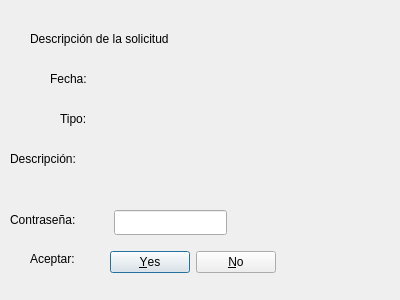
<?xml version="1.0" encoding="UTF-8"?>
<ui version="4.0">
 <class>request_description</class>
 <widget class="QDialog" name="request_description">
  <property name="geometry">
   <rect>
    <x>0</x>
    <y>0</y>
    <width>400</width>
    <height>300</height>
   </rect>
  </property>
  <property name="windowTitle">
   <string>Dialog</string>
  </property>
  <widget class="QLabel" name="label">
   <property name="geometry">
    <rect>
     <x>30</x>
     <y>30</y>
     <width>291</width>
     <height>17</height>
    </rect>
   </property>
   <property name="text">
    <string>Descripción de la solicitud</string>
   </property>
  </widget>
  <widget class="QLabel" name="label_3">
   <property name="geometry">
    <rect>
     <x>60</x>
     <y>110</y>
     <width>41</width>
     <height>17</height>
    </rect>
   </property>
   <property name="text">
    <string>Tipo:</string>
   </property>
  </widget>
  <widget class="QLabel" name="label_fecha">
   <property name="geometry">
    <rect>
     <x>120</x>
     <y>70</y>
     <width>211</width>
     <height>17</height>
    </rect>
   </property>
   <property name="text">
    <string/>
   </property>
  </widget>
  <widget class="QLabel" name="label_4">
   <property name="geometry">
    <rect>
     <x>10</x>
     <y>150</y>
     <width>91</width>
     <height>17</height>
    </rect>
   </property>
   <property name="text">
    <string>Descripción:</string>
   </property>
  </widget>
  <widget class="QLabel" name="label_tipo">
   <property name="geometry">
    <rect>
     <x>120</x>
     <y>110</y>
     <width>211</width>
     <height>17</height>
    </rect>
   </property>
   <property name="text">
    <string/>
   </property>
  </widget>
  <widget class="QLabel" name="label_descripcion">
   <property name="geometry">
    <rect>
     <x>130</x>
     <y>150</y>
     <width>211</width>
     <height>17</height>
    </rect>
   </property>
   <property name="text">
    <string/>
   </property>
  </widget>
  <widget class="QDialogButtonBox" name="buttonBox">
   <property name="geometry">
    <rect>
     <x>110</x>
     <y>250</y>
     <width>166</width>
     <height>25</height>
    </rect>
   </property>
   <property name="locale">
    <locale language="Spanish" country="Mexico"/>
   </property>
   <property name="standardButtons">
    <set>QDialogButtonBox::No|QDialogButtonBox::Yes</set>
   </property>
  </widget>
  <widget class="QLabel" name="label_5">
   <property name="geometry">
    <rect>
     <x>30</x>
     <y>250</y>
     <width>67</width>
     <height>17</height>
    </rect>
   </property>
   <property name="text">
    <string>Aceptar:</string>
   </property>
  </widget>
  <widget class="QLabel" name="label_6">
   <property name="geometry">
    <rect>
     <x>10</x>
     <y>210</y>
     <width>81</width>
     <height>20</height>
    </rect>
   </property>
   <property name="text">
    <string>Contraseña:</string>
   </property>
  </widget>
  <widget class="QLineEdit" name="lineEdit">
   <property name="geometry">
    <rect>
     <x>114</x>
     <y>210</y>
     <width>113</width>
     <height>25</height>
    </rect>
   </property>
  </widget>
  <widget class="QLabel" name="label_2">
   <property name="geometry">
    <rect>
     <x>50</x>
     <y>70</y>
     <width>51</width>
     <height>17</height>
    </rect>
   </property>
   <property name="text">
    <string>Fecha:</string>
   </property>
  </widget>
 </widget>
 <resources/>
 <connections/>
</ui>
